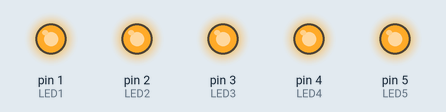
Recording of a sketch running on a simulated Arduino Uno, built with avr-gcc and run on an emulated ATmega328P. Shown: output pins drawn as LEDs (lit = HIGH).

Above: at 0.1 s.
Timing chart, 0 to 1.6 s (numbered marks = the images above):
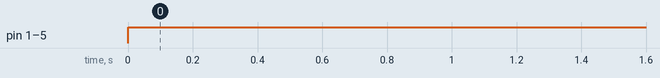

The sketch:

Wave.ino
```cpp
#define LED5 5
#define LED4 4
#define LED3 3
#define LED2 2
#define LED1 1

void setup()
{
 pinMode(LED5, OUTPUT);
 pinMode(LED4, OUTPUT);
 pinMode(LED3, OUTPUT);
 pinMode(LED2, OUTPUT);
 pinMode(LED1, OUTPUT);
}

void loop(){
 // slow line top to bottom
 digitalWrite(LED5, HIGH);
 digitalWrite(LED4, HIGH);
 digitalWrite(LED3, HIGH);
 digitalWrite(LED2, HIGH);
 digitalWrite(LED1, HIGH);


}
```

Measured:
- by itself, pin 1 (LED1), pin 2 (LED2), pin 3 (LED3), pin 4 (LED4), pin 5 (LED5): LOW → HIGH at 0.00 s
